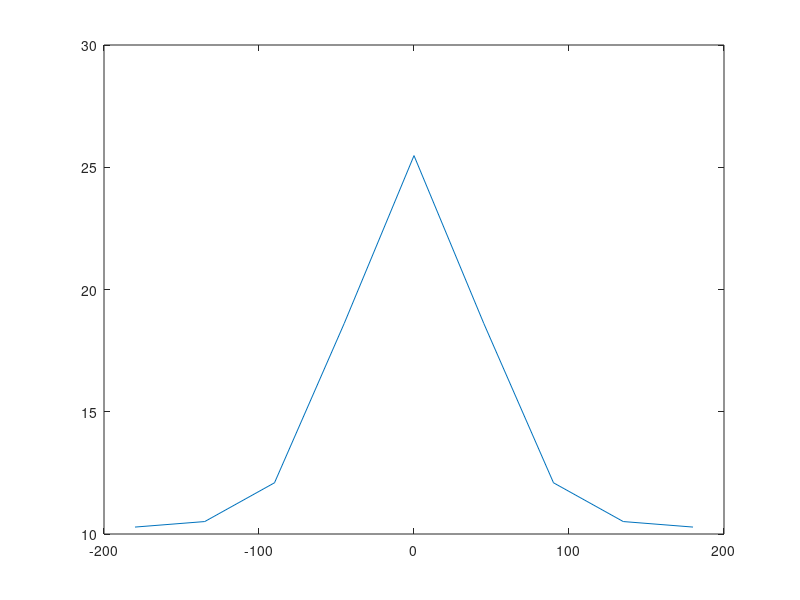

Write the MATLAB code that produced this figure. (Note: this script raises an error after producing the figure.)
% test some tuning indices

% CF 2024


%% simulate a tuning curve

clear

% anonymous function for von Mises (circular Gaussian)
tuning_vonMises = @(b,dir) b(1) * exp(b(2)*cosd(dir-b(3))) / (2*pi*besseli(0,b(2))) + b(4);

dirAxis = -180:45:180;

ampl = 30;
conc = 2; % concentration, aka inverse width, analogous to 1/sigma^2
peak = 0;
baseline = 10;
b = [ampl conc peak baseline];
    
frMean = tuning_vonMises(b,dirAxis);
figure;plot(dirAxis,frMean);


%% simulate an experiment

ntrials = 100;
dirs = randsample(dirAxis,ntrials,true)'; % stimulus direction on each trial
R = nan(size(dirs)); % response (spike rate) on each trial
for n = 1:ntrials
    
    R(n) = poissrnd(tuning_vonMises(b,dirs(n))); % poisson noise
    % OR
%     R(n) = tuning_vonMises(b,dirs(n)) + normrnd(0,sqrt(tuning_vonMises(b,dirs(n)))); % Gaussian noise with low variance
    % OR    
%     R(n) = tuning_vonMises(b,dirs(n)) + normrnd(0,8*sqrt(tuning_vonMises(b,dirs(n)))); % Gaussian noise with high variance, notice how DDI changes

    if R(n)<0; R(n)=0; end
end

% plot tuning
rMean = nan(size(dirAxis));
rSE = nan(size(dirAxis)); % standard error
rVar = nan(size(dirAxis)); % variance, for later
for n = 1:length(dirAxis)
    i = dirs==dirAxis(n); % select all trials for a given dir
    rMean(n) = nanmean(R(i));
    rVar(n) = nanstd(R(i))^2;
    rSE(n) = nanstd(R(i))/sqrt(nansum(i));
end
figure; errorbar(dirAxis, rMean, rSE);


%% compare indices

% a typical direction selectivity index
DSI = (max(rMean)-min(rMean)) / (max(rMean)+min(rMean)) % or something like that


% Ldir = % add equation for normalized vector sum

% direction discrimination index ; Nguyenkim & DeAngelis 2003,
% after Prince et al. 2002; measures ability of ideal observer to
% discriminate between min and max resp dirs ('coarse' discrim)
DDI = calcDDI(dirAxis,dirs,rMean,R)


% Fisher information: measures ability of ideal observer to discriminate
% between nearby directions ('fine' discrimi); can be estimated as
% the squared slope of the tuning curve at a reference value, divided by
% the variance at that value:

% First interpolate:
dirAxInterp = -180:180;
rMeanSmoothed = interp1(dirAxis,rMean,dirAxInterp,'spline');
rVarSmoothed  = interp1(dirAxis,rVar,dirAxInterp,'spline');

% get max slope (absolute value), and estimated variance at that same value
absSlope = abs(gradient(rMeanSmoothed));
FIslope = max(absSlope);
FIvar = rVarSmoothed(absSlope==max(absSlope));

% Fisher Info
FI = FIslope^2 / FIvar
% units are kinda arbitrary; if you did this for a bunch of neurons you
% could just normalize the values to a range of 0-1 so it is comparable to
% the other indices





%%

function DDI = calcDDI(dirAxis,dirs,rMean,R)
% direction discrimination index, Nguyenkim & DeAngelis 2003, after Prince
% et al. 2002; measures ability of ideal observer to discriminate between
% min and max resp dirs, i.e. takes into account response variability

    Rmax = max(rMean);
    Rmin = min(rMean);

    % sum squared error around the mean for each trial
    err = nan(size(dirs));
    for n = 1:length(dirs)
        thisMean = rMean(dirAxis==dirs(n));
        err(n) = R(n)-thisMean;
    end
    SSE = nansum(err.^2);

    N = length(R);
    M = length(dirAxis);

    DDI = (Rmax - Rmin) / (Rmax - Rmin + 2*sqrt(SSE/(N-M)));

end

